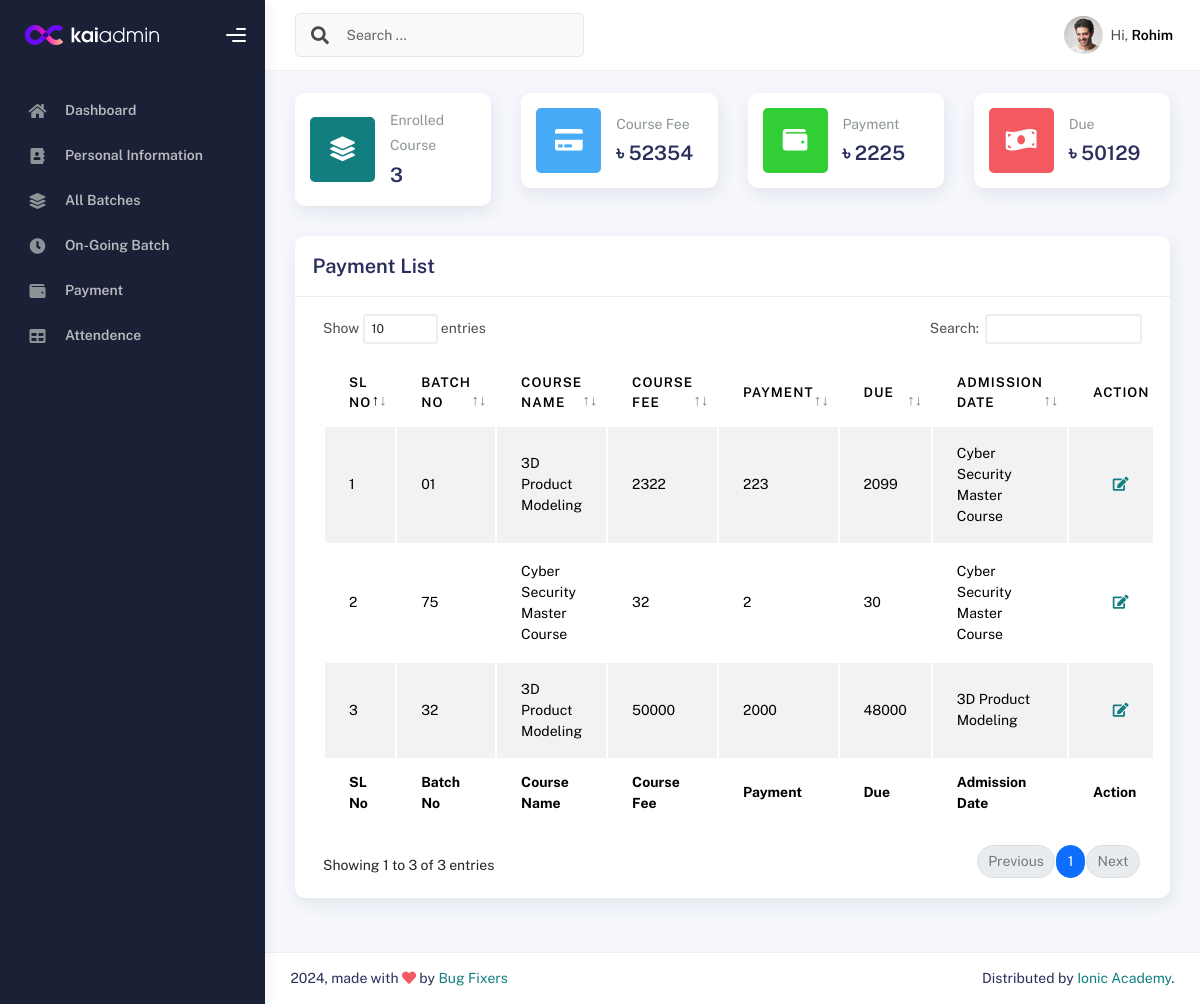
/studentPayment/ (signed in), run on an earlier commit of the app's database.
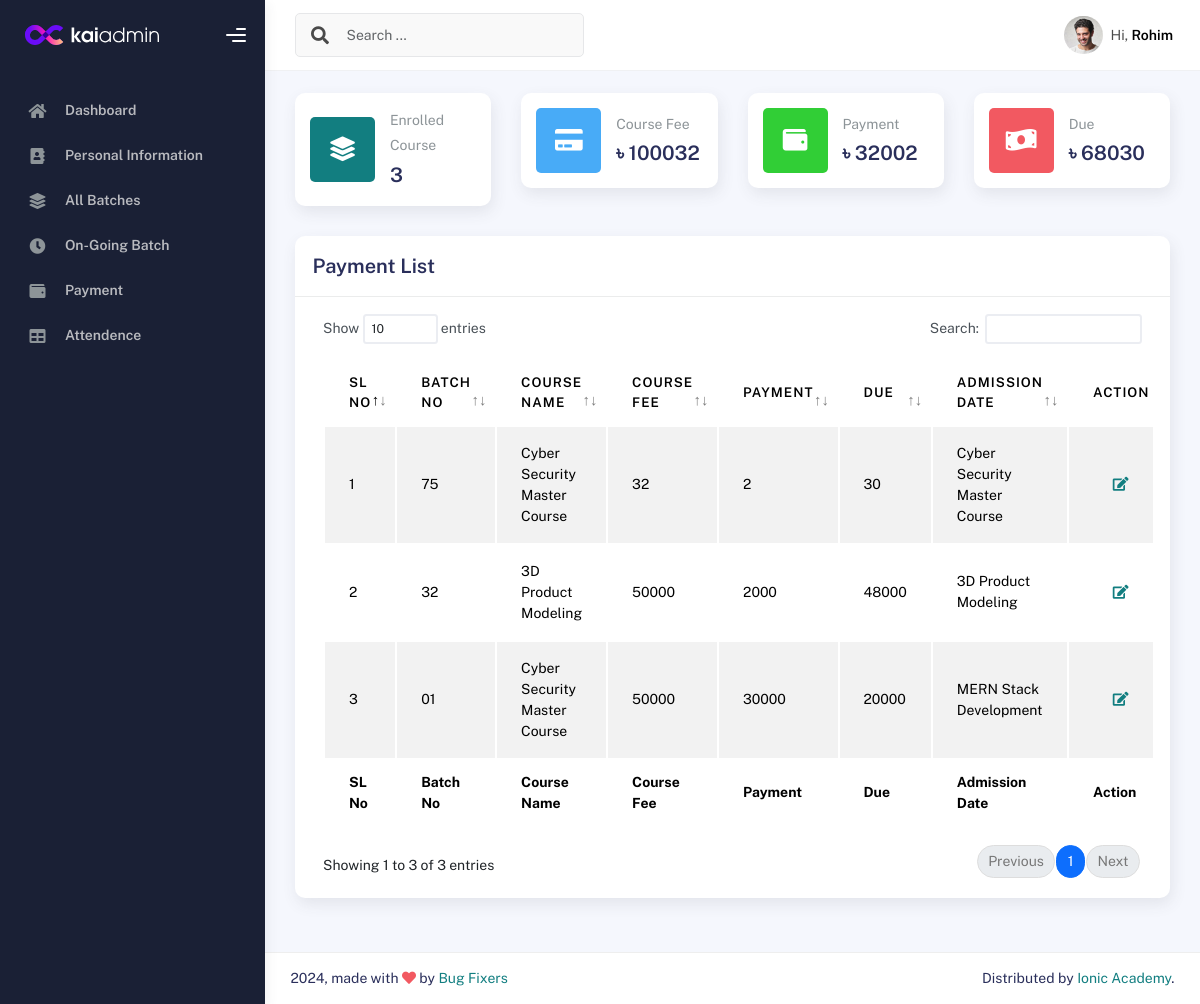
And on a later commit of the database.
### IMSapp/models.py (models this page shows)
class AdmittedCourseModel(models.Model):
    Courseuser=models.ForeignKey(IMSUserModel,on_delete=models.CASCADE,related_name='admittedcourseinfo', null=True)
    Studentuser =models.ForeignKey(StudentModel,on_delete=models.CASCADE,related_name='studetinfo', null=True)
    StudentID = models.CharField(max_length=150,null=True)
    LearningBatch=models.ForeignKey(BatchInfoModel,on_delete=models.SET_NULL, related_name="batchinfo",null=True)
    CourseFee=models.CharField(max_length=150,null=True)
    Payment=models.CharField(max_length=150,null=True)
    Due=models.CharField(max_length=150,null=True)
    AdmissionDate=models.DateField(auto_now_add=True,null=True)
    CourseName = models.ForeignKey(CourseInfoModel,on_delete =models.SET_NULL, related_name="courseinfo",null=True)

class BatchInfoModel(models.Model):
    BatchNo=models.CharField(max_length=100,null=True)
    Batchschedule=models.CharField(max_length=100,null=True)
    STATUS = [
        ('On-Going','On-Going'),
        ('Upcomming','Upcomming'),
        ('Completed','Completed')
    ]
    Status=models.CharField(choices = STATUS, max_length=100,null=True)
    BatchStartDate=models.DateField(null=True)
    TotalStudent=models.CharField(max_length=100,null=True)
    BatchInstructor=models.CharField(max_length=100,null=True)
    CourseName=models.ForeignKey(CourseInfoModel,on_delete = models.SET_NULL,related_name='coursenameinfo',null=True)
    def __str__(self):
        return self.BatchNo

class CourseInfoModel(models.Model):
    CourseName=models.CharField(max_length=150, null=True)
    Sologan=models.CharField(max_length=100, null=True)
    ShortSummary=models.CharField(max_length=150, null=True)
    CourseCategory=models.ForeignKey(CourseCategoryModel,on_delete=models.SET_NULL,related_name='coursecategory', null=True)
    Lecture=models.IntegerField(null=True)
    CourseDuration=models.IntegerField(null=True)
    WeeklyClass=models.IntegerField(null=True)
    ClassDuration=models.IntegerField(null=True)
    TotalProject=models.IntegerField(null=True)
    CourseOverview=models.TextField(null=True)
    CourseCurrriculum=models.TextField(null=True)
    Software=models.TextField(max_length=200, null=True)
    CourseFor=models.TextField(null=True)
    JobPositions=models.TextField(null=True)
    CourseFee=models.IntegerField(null=True)
    IntroVideo=models.CharField(max_length=200, null=True)
    CourseImage=models.ImageField(upload_to='media/courseImage', null=True)
    def __str__(self):
        return self.CourseName

### IMSapp/studentviews.py (the view)
# urls.py: path('studentPayment/',studentPayment,name="studentPayment"),
@login_required
def studentPayment(request):
    current_user = request.user
    coursefee=0
    payment=0
    coursedata=AdmittedCourseModel.objects.filter(Courseuser=current_user)
    for batch in coursedata:
        coursefee += int(batch.CourseFee)
        payment += int(batch.Payment)
    due = int(coursefee) - int(payment)
    context = {
        'coursedata':coursedata,
        'coursefee':coursefee,
        'payment':payment,
        'due':due,
    }
    return render(request,'students/studentPayment.html',context)

### IMSapp/templates/students/studentPayment.html (shortened to what the changed rows need)
{% extends 'profilemaster/master.html' %}
{% block content %}
<div class="row">
    <div class="col-sm-6 col-md-3">
      <div class="card card-stats card-round">
        <div class="card-body">
          <div class="row align-items-center">
            <div class="col col-stats ms-3 ms-sm-0">
              <div class="numbers">
                <p class="card-category">Course Fee</p>
                <h4 class="card-title">৳ {{coursefee}}</h4>
              </div>
            </div>
          </div>
        </div>
      </div>
    </div>
    <div class="col-sm-6 col-md-3">
      <div class="card card-stats card-round">
        <div class="card-body">
          <div class="row align-items-center">
            <div class="col col-stats ms-3 ms-sm-0">
              <div class="numbers">
                <p class="card-category">Payment</p>
                <h4 class="card-title">৳ {{payment}}</h4>
              </div>
            </div>
          </div>
        </div>
      </div>
    </div>
    <div class="col-sm-6 col-md-3">
        <div class="card card-stats card-round">
          <div class="card-body">
            <div class="row align-items-center">
              <div class="col col-stats ms-3 ms-sm-0">
                <div class="numbers">
                  <p class="card-category">Due</p>
                  <h4 class="card-title">৳ {{due}}</h4>
                </div>
              </div>
            </div>
          </div>
        </div>
      </div>
  </div>
<div class="col-md-12">
    <div class="card">
      <div class="card-body">
        <div class="table-responsive">
          <table id="basic-datatables" class="display table table-striped table-hover">
            <thead>
              <tr>
                <th>SL No</th>
                <th>Batch No</th>
                <th>Course Name</th>
                <th>Course Fee</th>
                <th>Payment</th>
                <th>Due</th>
                <th>Admission Date</th>
                <th>Action</th>
              </tr>
            </thead>
            <tfoot>
              <tr>
                <th>SL No</th>
                <th>Batch No</th>
                <th>Course Name</th>
                <th>Course Fee</th>
                <th>Payment</th>
                <th>Due</th>
                <th>Admission Date</th>
                <th>Action</th>
              </tr>
            </tfoot>
            <tbody>
              {% for i in coursedata %}
              <tr>
                <td>{{forloop.counter}}</td>
                <td>{{i.LearningBatch}}</td>
                <td>{{i.LearningBatch.CourseName}}</td>
                <td>{{i.CourseFee}}</td>
                <td>{{i.Payment}}</td>
                <td>{{i.Due}}</td>
                <td>{{i.CourseName}}</td>
                <td>
                    <div class="form-button-action">
                        <a href="{% url 'editstudent' i.id %}" class="btn btn-link btn-primary btn-md">
                          <i class="fa fa-edit"></i>
                        </a>
                        <a href="{% url 'deletestudent' i.id %}" class="btn btn-link btn-danger btn-md">
                        </a>
                      </div>
                </td>
              </tr>
              {% endfor %}
            </tbody>
          </table>
        </div>
      </div>
    </div>
  </div>
{% endblock content %}

What changed in the data, as far as the page shows it:
removed AdmittedCourseModel: LearningBatch "01", LearningBatch.CourseName "3D Product Modeling", CourseFee "2322", Payment "223", Due "2099", CourseName "Cyber Security Master Course"
added AdmittedCourseModel: LearningBatch "01", LearningBatch.CourseName "Cyber Security Master Course", CourseFee "50000", Payment "30000", Due "20000", CourseName "MERN Stack Development"
Also different on the page:
{{ coursefee }}: "52354" → "100032"
{{ payment }}: "2225" → "32002"
{{ due }}: "50129" → "68030"
